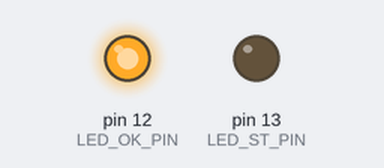
The sketch below on a simulated Arduino Uno, built with avr-gcc and run on an emulated ATmega328P. Parts: output pins drawn as LEDs (lit = HIGH).

Above: at 1.0 s.
At 13.85 s:
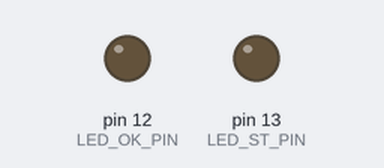
At 25.9 s:
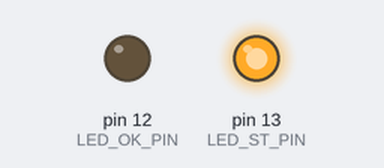
At 51.03 s:
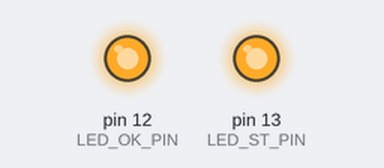
Timing chart, 0 to 51.5 s (numbered marks = the images above):
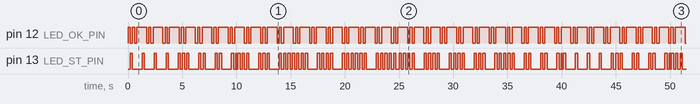

Measured:
- by itself, pin 12 (LED_OK_PIN): repeats every 1.5 s: HIGH 0.20 s, LOW 0.20 s, HIGH 0.90 s, LOW 0.20 s
- by itself, pin 13 (LED_ST_PIN): moves between LOW and HIGH, repeating every 39.6 s

The sketch:

test_blinkyLed.ino
```cpp
// (licence header left out)
/** \addtogroup main_c main_c module
 ** @{ */
/********************************[Header File]*************************************//**
 * @file  proyect name
 * @brief proyecto princial
 * @version version
 * @date   dom 30 de junio 2019
 * @note none
 * @par jel
 *************************************************************************************/
/*
 *
 **********************************************************************************************
 *
 * ==========================[ Begin, Add header file ]==========================
 *
 * ******************************************************************************************** */
#include <Arduino.h>
#include "typedef.h"
#include "systick.h"
/**/
#include "ledBlinky.h"
/*
 * **********************************************************************************************
 *
 * ==========================[ End, Add header file ]==========================
 *
 * ******************************************************************************************** */
/*
 *
 **********************************************************************************************
 *
 * ==========================[ Begin, Labels for project config ]==========================
 *
 * ******************************************************************************************** */
#define LED_OK_PIN  12
#define LED_ST_PIN  13

#define TIME_function 5000

/*
 * **********************************************************************************************
 *
 * ==========================[ End, Labels for project config ]==========================
 *
 * ******************************************************************************************** */
/*
 *
 **********************************************************************************************
 *
 * ==========================[ Begin, typedef for project ]==========================
 *
 * ******************************************************************************************** */

/*
 * **********************************************************************************************
 *
 * ==========================[ End, typedef for project ]==========================
 *
 * ******************************************************************************************** */


/*
 *
 **********************************************************************************************
 *
 * ==========================[ Begin, Add Macro Labels ]==========================
 *
 * ******************************************************************************************** */

/* macros labels de encendido y apagado de leds */

/*
 * **********************************************************************************************
 *
 * ==========================[ End, Add Macro Labels ]==========================
 *
 * ******************************************************************************************** */

/*
 *
 **********************************************************************************************
 *
 * ==========================[ Begin, Macro Function ]==========================
 *
 * ******************************************************************************************** */


/*
 * **********************************************************************************************
 *
 * ==========================[ End, Macro Function ]==========================
 *
 * ******************************************************************************************** */
/*
 *
 * *********************************************************************************************
 *
 * ==========================[ begin, local Function declaration ]==========================
 *
 * ******************************************************************************************** */
/*
 * ******************************************************************************//**
 * \fun void function(void);
 * \brief funcion nucleo llamada desde el super loop para cambiar los blink del
 * led bajo test.
 * \return nothing
 * **********************************************************************************/
void function(void);
/*
 *
 **********************************************************************************************
 *
 * ==========================[ End, local Function declaration ]==========================
 *
 * ******************************************************************************************** */
/*
 * ====================================================================================================================
 */
/*
 *
 * **********************************************************************************************
 *
 * ===============================[ Begin, declaracion de variables ]================================
 *
 * ********************************************************************************************
 * todo :declaracion de variables
 *
 * */
uint8_t tick;
ledBlinky_c LedOk(LED_OK_PIN);
#if( __ledBlinky_VERSION__ == 0x01 )
ledBlinky_c LedSt(LED_ST_PIN);
#elif( __ledBlinky_VERSION__ == 0x02 )
ledBlinky_c LedSt(LED_ST_PIN,DISABLE);
#endif


/* **********************************************************************************************
 *
 * ===================================[ End, declaracion de variables ]===================================
 *
 * ********************************************************************************************
 *
 * */
/*
 * ******************************************************************************//**
 * \fun void setup(void)
 * \brief definicion de la funcion principal de configuracion, en la cual nos
 *  encargamos de cofigurar e inicializar todo el hardware y objetos relacionado
 *  al proyecto.
 * \return nothing
 * @note
 * **********************************************************************************/
void setup()
{
  tick = 1;
  LedSt.set(tick);
  LedOk.set(2);
}
/*
 * ******************************************************************************//**
 * \fun void loop(void);
 * \brief definicion de la funcion de super loop, cuerpo del sistema embebido.
 * En el cuerpo de esta debemos colocar todas las funciones que se deben ir
 * actualizando de forma periodica.
 * \return nothing
 * **********************************************************************************/
void loop()
{
  LedSt.update();
  LedOk.update();
  function();
// SLEEP();
}
/*
 * ====================================================================================================================
 */
/*
 * **********************************************************************************************
 *
 * ==========================[ begin, local Function declaration ]==========================
 *
 * **********************************************************************************************
 */
/*
 * **********************************************************************************
 * \fun void function(void);
 * \brief funcion nucleo llamada desde el super loop para cambiar los blink del
 * led bajo test. *
 * \return nothing
 * **********************************************************************************/
void function(void)
{
	static uint_t acu = 0;
	static uint8_t down = 0;

#if( (__systick_VERSION__ >= 0x02 )&& (__systick_VERSION__ != 0x82)  )
	if(systick_nTimeOut_ms(&acu,TIME_function)) return;
#else
	if(!systick_TimeOut_ms(&acu,TIME_function)) return;
#endif
	if(down)
	{
		tick--;
		if(tick == 1) down = 0;
	}
	else
	{
		tick++;
		if(tick == 5) down = 1;
	}
	LedSt.set(tick);
}
/*
 *
 * **********************************************************************************************
 *
 * ==========================[ End, local Function Definition ]==========================
 *
 * ******************************************************************************************** */
```

systick.cpp
```cpp
/*
 * systick.c
 *
 *  Created on: 2 jul. 2019
 *      Author: jel
 */
#include <Arduino.h>
#include "typedef.h"
#include "systick.h"
/*
 * **********************************************************************************
 * \fun bool_t systick_TimeOut_ms(uint_t *pAcu, const uint_t time);
 * \brief	funcion para verificar time out (si se agoto el tiempo) de una
 * tarea en particular.
 * \param pAcu : puntero al acumulador del tipo uint_t, el cual retiene el tiempo
 * o tick de la tarea a ejecutar en tiempo real.
 * \param time : tiempo de agotamiento, en caso de que este se cumpla el valor se
 * actualiza sobre la variable acumulador.
 * \return retorna el estado del agotamiento.
 * 		+ TRUE : El tiempo se agoto, y el valor del acumulador se actualizo.
 * 		+ FALSE : El tiempo aun no se agoto y el valor del acumulador no se actualizo.
 * @note
 * \par example :
 <pre>
 uint_t acu;
 if( systick_TimeOut_ms(&acu,1000))
 {
 	 LED(ON);
 }
 else
 {
 	 LED(OFF);
 }
 </pre>
*************************************************************************************/
bool_t systick_TimeOut_ms(uint_t *pAcu, const uint_t time)
{
  if(( millis() - *pAcu ) > time )
  {
    *pAcu = millis();
    return TRUE;
  }
  else return FALSE;
}
/**
 *
 * */
#if( __systick_VERSION__ >= 0x01 )
/*
 * **********************************************************************************
 * \fun bool_t systick_TimeOut_us(uint_t *pAcu, const uint_t time);
 * \brief	funcion para verificar time out (si se agoto el tiempo) de una
 * tarea en particular.
 * \param pAcu : puntero al acumulador del tipo uint_t, el cual retiene el tiempo
 * o tick de la tarea a ejecutar en tiempo real.
 * \param time : tiempo de agotamiento, en caso de que este se cumpla el valor se
 * actualiza sobre la variable acumulador.
 * \return retorna el estado del agotamiento.
 * 		+ TRUE : El tiempo se agoto, y el valor del acumulador se actualizo.
 * 		+ FALSE : El tiempo aun no se agoto y el valor del acumulador no se actualizo.
 * @note
 * \par example :
 <pre>
 uint_t acu ;
 systick_Init_us(acu);
 if( !systick_TimeOut_us(&acu,1000)) return;
 TASK_01(ON);
 </pre>
*************************************************************************************/
bool_t systick_TimeOut_us(uint_t *pAcu, const uint_t time)
{
  if(( micros() - *pAcu ) > time )
  {
    *pAcu = micros();
    return TRUE;
  }
  else return FALSE;
}
#endif /* #if( __systick_VERSION__ >= 0x01 ) */


/**
 *
 * */
#if( __systick_VERSION__ >= 0x02 )
/*
 * **********************************************************************************
 * \fun bool_t systick_nTimeOut_ms(uint_t *pAcu, const uint_t time);
 * \brief	funcion para verificar time out (si se agoto el tiempo) de una
 * tarea en particular. Es la negacion de la funcion \ref systick_TimeOut_ms()
 * \param pAcu : puntero al acumulador del tipo uint_t.
 * \param time : tiempo de agotamiento, en caso de que este se cumpla el valor se
 * actualiza sobre la variable acumulador.
 * \return retorna el estado del agotamiento.
 * 		+ FALSE : El tiempo se agoto, y el valor del acumulador se actualizo.
 * 		+ TRUE : El tiempo aun no se agoto y el valor del acumulador no se actualizo.
 * @note
 * \par example :
 <pre>
 uint_t acu ;
 systick_nTimeOut_ms(acu);
 if( systick_nTimeOut_ms(&acu,1000)) return;
 TASK_01(ON);
 </pre>
*************************************************************************************/
bool_t systick_nTimeOut_ms(uint_t *pAcu, const uint_t time)
{
  if(( millis() - *pAcu ) > time )
  {
    *pAcu = millis();
    return FALSE;
  }
  else return TRUE;
}
/*
 * **********************************************************************************
 * \fun bool_t systick_nTimeOut_us(uint_t *pAcu, const uint_t time);
 * \brief	funcion para verificar time out (si se agoto el tiempo) de una
 * tarea en particular. Es la negacion de la funcion \ref systick_TimeOut_us()
 * \param pAcu : puntero al acumulador del tipo uint_t.
 * \param time : tiempo de agotamiento, en caso de que este se cumpla el valor se
 * actualiza sobre la variable acumulador.
 * \return retorna el estado del agotamiento.
 * 		+ FALSE : El tiempo se agoto, y el valor del acumulador se actualizo.
 * 		+ TRUE : El tiempo aun no se agoto y el valor del acumulador no se actualizo.
 * @note
 * \par example :
 <pre>
 uint_t acu ;
 systick_nTimeOut_us(acu);
 if( systick_nTimeOut_us(&acu,1000)) return;
 TASK_01(ON);
 </pre>
*************************************************************************************/
bool_t systick_nTimeOut_us(uint_t *pAcu, const uint_t time)
{
  if(( micros() - *pAcu ) > time )
  {
    *pAcu = micros();
    return FALSE;
  }
  else return TRUE;
}
#endif /* #if( __systick_VERSION__ >= 0x02 ) */
```

typedef.h
```cpp
/*
 * typedef.h
 *
 *  Created on: 2 jul. 2019
 *      Author: jel
 */

#ifndef __typedef_h__//TYPEDEF_H_
#define __typedef_h__

#include <stdint.h>

typedef uint32_t uint_t;
typedef enum{ FALSE = 0 ,TRUE = ~FALSE } bool_t;
typedef enum{ DISABLE = 0x00 ,ENABLE = 0x80 } action_t;

#define __ENABLE__	0x80 /* 0x80 */
#define __DISABLE__ 0x00 /* 0x00 */


#endif /* __typedef_h__ */
```

Source omitted: ledBlinky.cpp (23794 bytes), ledBlinky.h (23922 bytes), systick.h (6952 bytes)
